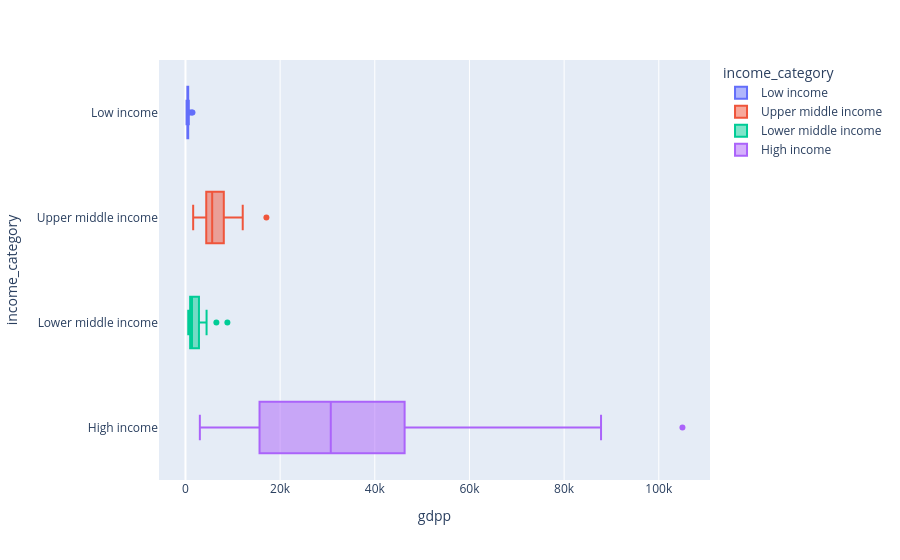

The notebook cell saved with this chart:
### Code cell
px.box(df_countries, x='gdpp', y='income_category', color='income_category', orientation='h', hover_data=['country'])

### Figure 1 — Plotly figure (JSON) as saved in the notebook; plotly's stock layout.template omitted (floating-point values rounded to 4 significant figures)
{"data": [{"alignmentgroup": "True", "customdata": [["Afghanistan"], ["Burkina Faso"], ["Burundi"], ["Central African Republic"], ["Chad"], ["Congo Dem. Rep."], ["Eritrea"], ["Gambia"], ["Guinea-Bissau"], ["Liberia"], ["Madagascar"], ["Malawi"], ["Mali"], ["Mozambique"], ["Niger"], ["Rwanda"], ["Sierra Leone"], ["Sudan"], ["Togo"], ["Uganda"], ["Yemen"]], "hovertemplate": "income_category=%{y}<br>gdpp=%{x}<br>country=%{customdata[0]}<extra></extra>", "legendgroup": "Low income", "marker": {"color": "#636efa"}, "name": "Low income", "notched": false, "offsetgroup": "Low income", "orientation": "h", "showlegend": true, "type": "box", "x": [553, 575, 231, 446, 897, 334, 482, 562, 547, 327, 413, 459, 708, 419, 348, 563, 399, 1480, 488, 595, 1310], "x0": " ", "xaxis": "x", "y": ["Low income", "Low income", "Low income", "Low income", "Low income", "Low income", "Low income", "Low income", "Low income", "Low income", "Low income", "Low income", "Low income", "Low income", "Low income", "Low income", "Low income", "Low income", "Low income", "Low income", "Low income"], "y0": " ", "yaxis": "y"}, {"alignmentgroup": "True", "customdata": [["Albania"], ["Argentina"], ["Armenia"], ["Azerbaijan"], ["Belarus"], ["Belize"], ["Bosnia and Herzegovina"], ["Botswana"], ["Brazil"], ["Bulgaria"], ["China"], ["Colombia"], ["Costa Rica"], ["Dominican Republic"], ["Ecuador"], ["El Salvador"], ["Equatorial Guinea"], ["Fiji"], ["Gabon"], ["Georgia"], ["Grenada"], ["Guatemala"], ["Indonesia"], ["Iraq"], ["Jamaica"], ["Kazakhstan"], ["Libya"], ["Malaysia"], ["Maldives"], ["Mauritius"], ["Moldova"], ["Montenegro"], ["Namibia"], ["Paraguay"], ["Peru"], ["Russia"], ["Serbia"], ["South Africa"], ["St. Vincent and the Grenadines"], ["Suriname"], ["Thailand"], ["Tonga"], ["Turkey"], ["Turkmenistan"]], "hovertemplate": "income_category=%{y}<br>gdpp=%{x}<br>country=%{customdata[0]}<extra></extra>", "legendgroup": "Upper middle income", "marker": {"color": "#EF553B"}, "name": "Upper middle income", "notched": false, "offsetgroup": "Upper middle income", "orientation": "h", "showlegend": true, "type": "box", "x": [4090, 10300, 3220, 5840, 6030, 4340, 4610, 6350, 11200, 6840, 4560, 6250, 8200, 5450, 4660, 2990, 17100, 3650, 8750, 2960, 7370, 2830, 3110, 4500, 4680, 9070, 12100, 9070, 7100, 8000, 1630, 6680, 5190, 3230, 5020, 10700, 5410, 7280, 6230, 8300, 5080, 3550, 10700, 4440], "x0": " ", "xaxis": "x", "y": ["Upper middle income", "Upper middle income", "Upper middle income", "Upper middle income", "Upper middle income", "Upper middle income", "Upper middle income", "Upper middle income", "Upper middle income", "Upper middle income", "Upper middle income", "Upper middle income", "Upper middle income", "Upper middle income", "Upper middle income", "Upper middle income", "Upper middle income", "Upper middle income", "Upper middle income", "Upper middle income", "Upper middle income", "Upper middle income", "Upper middle income", "Upper middle income", "Upper middle income", "Upper middle income", "Upper middle income", "Upper middle income", "Upper middle income", "Upper middle income", "Upper middle income", "Upper middle income", "Upper middle income", "Upper middle income", "Upper middle income", "Upper middle income", "Upper middle income", "Upper middle income", "Upper middle income", "Upper middle income", "Upper middle income", "Upper middle income", "Upper middle income", "Upper middle income"], "y0": " ", "yaxis": "y"}, {"alignmentgroup": "True", "customdata": [["Algeria"], ["Angola"], ["Bangladesh"], ["Benin"], ["Bhutan"], ["Bolivia"], ["Cambodia"], ["Cameroon"], ["Cape Verde"], ["Comoros"], ["Congo Rep."], ["Cote d'Ivoire"], ["Egypt"], ["Ghana"], ["Guinea"], ["Haiti"], ["India"], ["Iran"], ["Jordan"], ["Kenya"], ["Kiribati"], ["Kyrgyz Republic"], ["Lao"], ["Lebanon"], ["Lesotho"], ["Mauritania"], ["Micronesia"], ["Mongolia"], ["Morocco"], ["Myanmar"], ["Nepal"], ["Nigeria"], ["Pakistan"], ["Philippines"], ["Samoa"], ["Senegal"], ["Solomon Islands"], ["Sri Lanka"], ["Tajikistan"], ["Tanzania"], ["Timor-Leste"], ["Tunisia"], ["Ukraine"], ["Uzbekistan"], ["Vanuatu"], ["Vietnam"], ["Zambia"]], "hovertemplate": "income_category=%{y}<br>gdpp=%{x}<br>country=%{customdata[0]}<extra></extra>", "legendgroup": "Lower middle income", "marker": {"color": "#00cc96"}, "name": "Lower middle income", "notched": false, "offsetgroup": "Lower middle income", "orientation": "h", "showlegend": true, "type": "box", "x": [4460, 3530, 758, 758, 2180, 1980, 786, 1310, 3310, 769, 2740, 1220, 2600, 1310, 648, 662, 1350, 6530, 3680, 967, 1490, 880, 1140, 8860, 1170, 1200, 2860, 2650, 2830, 988, 592, 2330, 1040, 2130, 3450, 1000, 1290, 2810, 738, 702, 3600, 4140, 2970, 1380, 2970, 1310, 1460], "x0": " ", "xaxis": "x", "y": ["Lower middle income", "Lower middle income", "Lower middle income", "Lower middle income", "Lower middle income", "Lower middle income", "Lower middle income", "Lower middle income", "Lower middle income", "Lower middle income", "Lower middle income", "Lower middle income", "Lower middle income", "Lower middle income", "Lower middle income", "Lower middle income", "Lower middle income", "Lower middle income", "Lower middle income", "Lower middle income", "Lower middle income", "Lower middle income", "Lower middle income", "Lower middle income", "Lower middle income", "Lower middle income", "Lower middle income", "Lower middle income", "Lower middle income", "Lower middle income", "Lower middle income", "Lower middle income", "Lower middle income", "Lower middle income", "Lower middle income", "Lower middle income", "Lower middle income", "Lower middle income", "Lower middle income", "Lower middle income", "Lower middle income", "Lower middle income", "Lower middle income", "Lower middle income", "Lower middle income", "Lower middle income", "Lower middle income"], "y0": " ", "yaxis": "y"}, {"alignmentgroup": "True", "customdata": [["Antigua and Barbuda"], ["Australia"], ["Austria"], ["Bahamas"], ["Bahrain"], ["Barbados"], ["Belgium"], ["Brunei"], ["Canada"], ["Chile"], ["Croatia"], ["Cyprus"], ["Czech Republic"], ["Denmark"], ["Estonia"], ["Finland"], ["France"], ["Germany"], ["Greece"], ["Guyana"], ["Hungary"], ["Iceland"], ["Ireland"], ["Israel"], ["Italy"], ["Japan"], ["Kuwait"], ["Latvia"], ["Lithuania"], ["Luxembourg"], ["Malta"], ["Netherlands"], ["New Zealand"], ["Norway"], ["Oman"], ["Panama"], ["Poland"], ["Portugal"], ["Qatar"], ["Romania"], ["Saudi Arabia"], ["Seychelles"], ["Singapore"], ["Slovak Republic"], ["Slovenia"], ["South Korea"], ["Spain"], ["Sweden"], ["Switzerland"], ["United Arab Emirates"], ["United Kingdom"], ["United States"], ["Uruguay"]], "hovertemplate": "income_category=%{y}<br>gdpp=%{x}<br>country=%{customdata[0]}<extra></extra>", "legendgroup": "High income", "marker": {"color": "#ab63fa"}, "name": "High income", "notched": false, "offsetgroup": "High income", "orientation": "h", "showlegend": true, "type": "box", "x": [12200, 51900, 46900, 28000, 20700, 16000, 44400, 35300, 47400, 12900, 13500, 30800, 19800, 58000, 14600, 46200, 40600, 41800, 26900, 3040, 13100, 41900, 48700, 30600, 35800, 44500, 38500, 11300, 12000, 105000, 21100, 50300, 33700, 87800, 19300, 8080, 12600, 22500, 70300, 8230, 19300, 10800, 46600, 16600, 23400, 22100, 30700, 52100, 74600, 35000, 38900, 48400, 11900], "x0": " ", "xaxis": "x", "y": ["High income", "High income", "High income", "High income", "High income", "High income", "High income", "High income", "High income", "High income", "High income", "High income", "High income", "High income", "High income", "High income", "High income", "High income", "High income", "High income", "High income", "High income", "High income", "High income", "High income", "High income", "High income", "High income", "High income", "High income", "High income", "High income", "High income", "High income", "High income", "High income", "High income", "High income", "High income", "High income", "High income", "High income", "High income", "High income", "High income", "High income", "High income", "High income", "High income", "High income", "High income", "High income", "High income"], "y0": " ", "yaxis": "y"}], "layout": {"boxmode": "overlay", "legend": {"title": {"text": "income_category"}, "tracegroupgap": 0}, "margin": {"t": 60}, "xaxis": {"anchor": "y", "domain": [0, 1], "title": {"text": "gdpp"}}, "yaxis": {"anchor": "x", "categoryarray": ["High income", "Lower middle income", "Upper middle income", "Low income"], "categoryorder": "array", "domain": [0, 1], "title": {"text": "income_category"}}}}
